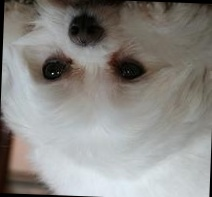
#> input picture aligns_images/n02085936_1155.jpg, 212 x 197 px, given in place of ., which was not available
$ python -i eye_detection_rotation.py   (imports and definitions only)
#> lines starting #> are read from the running program, lines starting #| are printed output that depends on the picture; pictures that were not available may be replaced by others from this repository, and a replacement may not be noted
import cv2
import numpy as np
import os

def detect_eye(paths, output_dir):
    # Carregar o classificador em cascata para detecção de olhos
#> called with paths = '../aligns_images/n02085936_1155.jpg', output_dir = 'out.png'
    eye_cascade = cv2.CascadeClassifier('haarcascade_eye.xml')

    os.makedirs(output_dir, exist_ok=True)

    for path in paths:
        image = cv2.imread(path)
#> image is the input picture: shape (197, 212, 3); mean B, G, R 133.7, 137.5, 139.7
        image_name = os.path.basename(path)
        gray = cv2.cvtColor(image, cv2.COLOR_BGR2GRAY)
        eyes = eye_cascade.detectMultiScale(gray, scaleFactor=1.1, minNeighbors=5, minSize=(30, 30))
#> eyes = [[24, 41, 59, 59], [97, 42, 59, 59]]

        # Verificar se foram detectados pelo menos dois olhos
        if len(eyes) >= 2:
            new_image = rotate_image(image, eyes)
            output_path = os.path.join(output_dir, image_name)
            cv2.imwrite(output_path, new_image)
        else:
            print("Não foram detectados olhos suficientes para realizar a rotação.")


def rotate_image(image, eyes):
    # Calcular os centros dos olhos
    eye_centers = [(x + w//2, y + h//2) for (x, y, w, h) in eyes]
#> eye_centers = [(53, 70), (126, 71)]

    # Calcular o ângulo de rotação (em graus) com base na linha dos olhos
    angle = np.arctan2(eye_centers[1][1] - eye_centers[0][1], eye_centers[1][0] - eye_centers[0][0]) * 180 / np.pi
#> angle = 0.785

    # Calcular o centro da imagem
    center = (image.shape[1] // 2, image.shape[0] // 2)
#> center = (106, 98)

    # Rotacionar a imagem com base no ângulo calculado
    rotation_matrix = cv2.getRotationMatrix2D(center, angle, 1.0)
#> rotation_matrix = [[1, 0.0137, -1.33], [-0.0137, 1, 1.46]]
    rotated_image = cv2.warpAffine(image, rotation_matrix, (image.shape[1], image.shape[0]), flags=cv2.INTER_LINEAR)
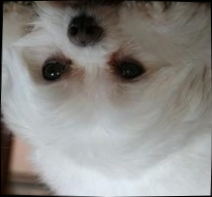
#> rotated_image: shape (197, 212, 3); mean B, G, R 133.6, 137.5, 139.7
#> pass 3 of the loop in detect_eye, `for path in paths:`:
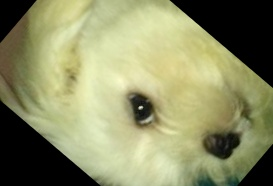
#> input picture aligns_images/n02085936_5459.jpg, 273 x 186 px, given in place of , which was not available
#> in detect_eye, image is the input picture: shape (186, 273, 3); mean B, G, R 102.1, 142.6, 140.6
#> in detect_eye, `gray = cv2.cvtColor(image, cv2.COLOR_BGR2GRAY)`:
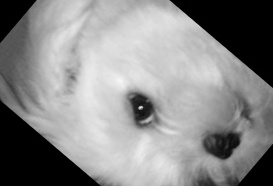
#> gray: shape (186, 273); min 0, max 247, mean 137.4
#> eyes = [[111, 85, 55, 55]]
#> the loop made 5 passes; the first 3 are shown

    return rotated_image

# detect_eye(["cropped_images/zoe-03_1_1.jpg", "cropped_images/zoe-03_1_2.jpg"], "aligns_images")

#> (the run stopped early here; a loop or call above may not have finished)
